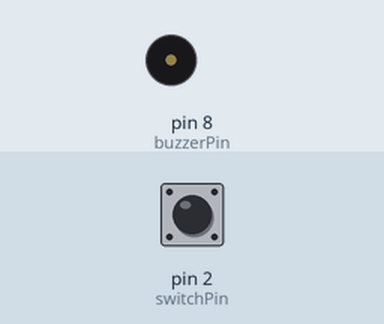
This sketch was run on a simulated Arduino Uno, built with avr-gcc and run on an emulated ATmega328P. Shown: buzzer (waves = sounding). The test bench sets the inputs (shaded band); at power-on: pin 2 (switchPin) HIGH.

Above: at 4.3 s.
4.4 s: pin 2 (switchPin) pulled LOW for 3.2 s
At 16.8 s:
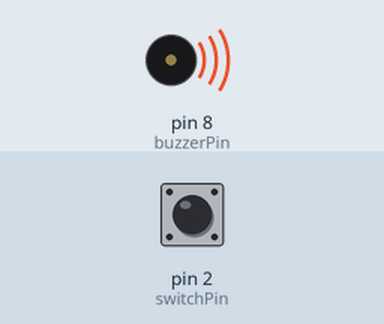
Timing chart, 0 to 21.1 s (numbered marks = the images above; inputs shaded):
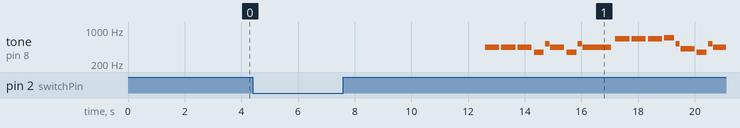

Measured:
- by itself, tone on pin 8 (buzzerPin): plays 440 Hz for 0.50 s, 440 Hz for 0.50 s, 440 Hz for 0.50 s, 349 Hz for 0.35 s, 523 Hz for 0.15 s, 440 Hz for 0.50 s … (18 notes in this stretch)

The sketch:

Darth_Vader_Arduino_Uno.ino
```cpp
/*
  Star Wars (Imperial March) - Switch Kontrollü ve 5 Saniye Beklemeli Versiyon
*/

#define NOTE_F4  349
#define NOTE_GS4 415
#define NOTE_A4  440
#define NOTE_C5  523
#define NOTE_E5  659
#define NOTE_F5  698

const int buzzerPin = 8;
const int switchPin = 2;

const unsigned long bekleme = 5000UL;      // Switch açıldıktan sonra ilk çalma öncesi 5 sn bekleme
const unsigned long sarkiArasi = 1500UL;   // Şarkı bitince tekrar başlamadan önce 1.5 sn es

// Imperial March Melodisi
int melody[] = {
  NOTE_A4, NOTE_A4, NOTE_A4, NOTE_F4, NOTE_C5, NOTE_A4, NOTE_F4, NOTE_C5, NOTE_A4,
  NOTE_E5, NOTE_E5, NOTE_E5, NOTE_F5, NOTE_C5, NOTE_GS4, NOTE_F4, NOTE_C5, NOTE_A4
};

int noteDurations[] = {
  500, 500, 500, 350, 150, 500, 350, 150, 1000,
  500, 500, 500, 350, 150, 500, 350, 150, 1000
};

const int notaSayisi = sizeof(melody) / sizeof(int);

unsigned long acilmaZamani = 0;
unsigned long notaBaslangic = 0;
unsigned long sesSuresi = 0;
unsigned long slotSuresi = 0;
unsigned long bitisZamani = 0;
int notaIndex = 0;
bool sayiyor = false;
bool caliyor = false;
bool sesAcik = false;
bool bekliyor = false;

void notaCal(int i) {
  int duration = noteDurations[i];
  notaBaslangic = millis();

  if (melody[i] == 0) {
    noTone(buzzerPin);
    sesAcik = false;
    sesSuresi = 0;
    slotSuresi = duration;
  } else {
    tone(buzzerPin, melody[i]);
    sesAcik = true;
    sesSuresi = duration;
    // %15 staccato boşluğu
    slotSuresi = duration + (unsigned long)(duration * 0.15);
  }
}

void setup() {
  pinMode(buzzerPin, OUTPUT);
  pinMode(switchPin, INPUT_PULLUP);  // Kapalı = LOW, Açık = HIGH
}

void loop() {
  bool switchAcik = (digitalRead(switchPin) == HIGH);

  if (!switchAcik) {
    // Switch kapalıyken her şeyi sıfırla ve sustur
    sayiyor = false;
    caliyor = false;
    sesAcik = false;
    bekliyor = false;
    notaIndex = 0;
    noTone(buzzerPin);
  } else {
    // Switch açıldıysa 5 saniyelik ilk sayacı başlat
    if (!sayiyor) {
      sayiyor = true;
      acilmaZamani = millis();
    }

    // 5 saniye dolduysa müziği başlat
    if (!caliyor && !bekliyor && millis() - acilmaZamani >= bekleme) {
      caliyor = true;
      notaIndex = 0;
      notaCal(notaIndex);
    }

    // Çalma süreci
    if (caliyor) {
      unsigned long gecen = millis() - notaBaslangic;

      if (sesAcik && gecen >= sesSuresi) {
        noTone(buzzerPin);
        sesAcik = false;
      }

      if (gecen >= slotSuresi) {
        notaIndex++;
        if (notaIndex >= notaSayisi) {
          caliyor = false;
          bekliyor = true;
          bitisZamani = millis();
          noTone(buzzerPin);
        } else {
          notaCal(notaIndex);
        }
      }
    }

    // Şarkı bittiğinde 1.5 saniye bekleyip baştan al
    if (bekliyor && millis() - bitisZamani >= sarkiArasi) {
      bekliyor = false;
      caliyor = true;
      notaIndex = 0;
      notaCal(notaIndex);
    }
  }

  delay(1);
}
```
